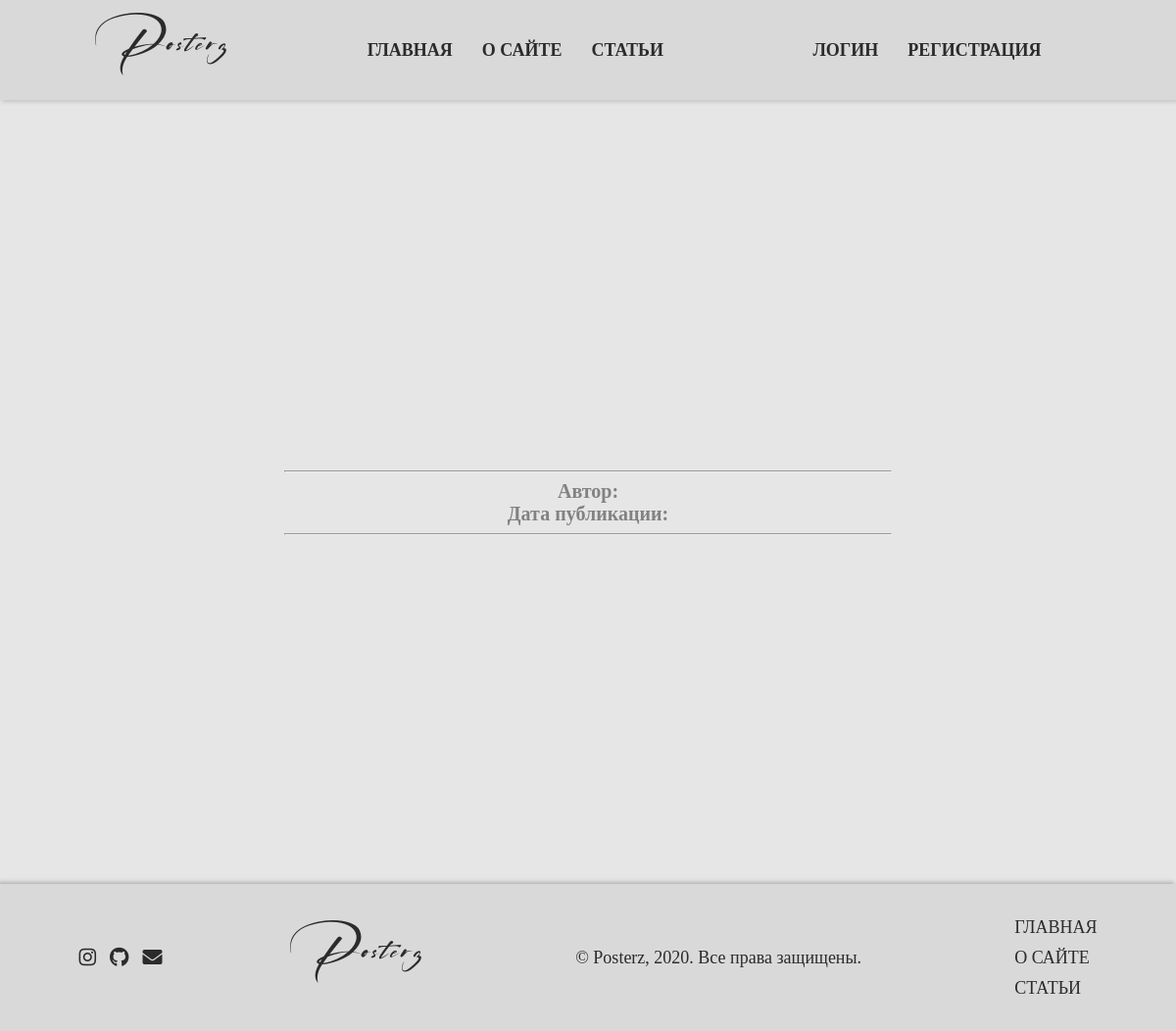
The app's page /article/10/, older data.
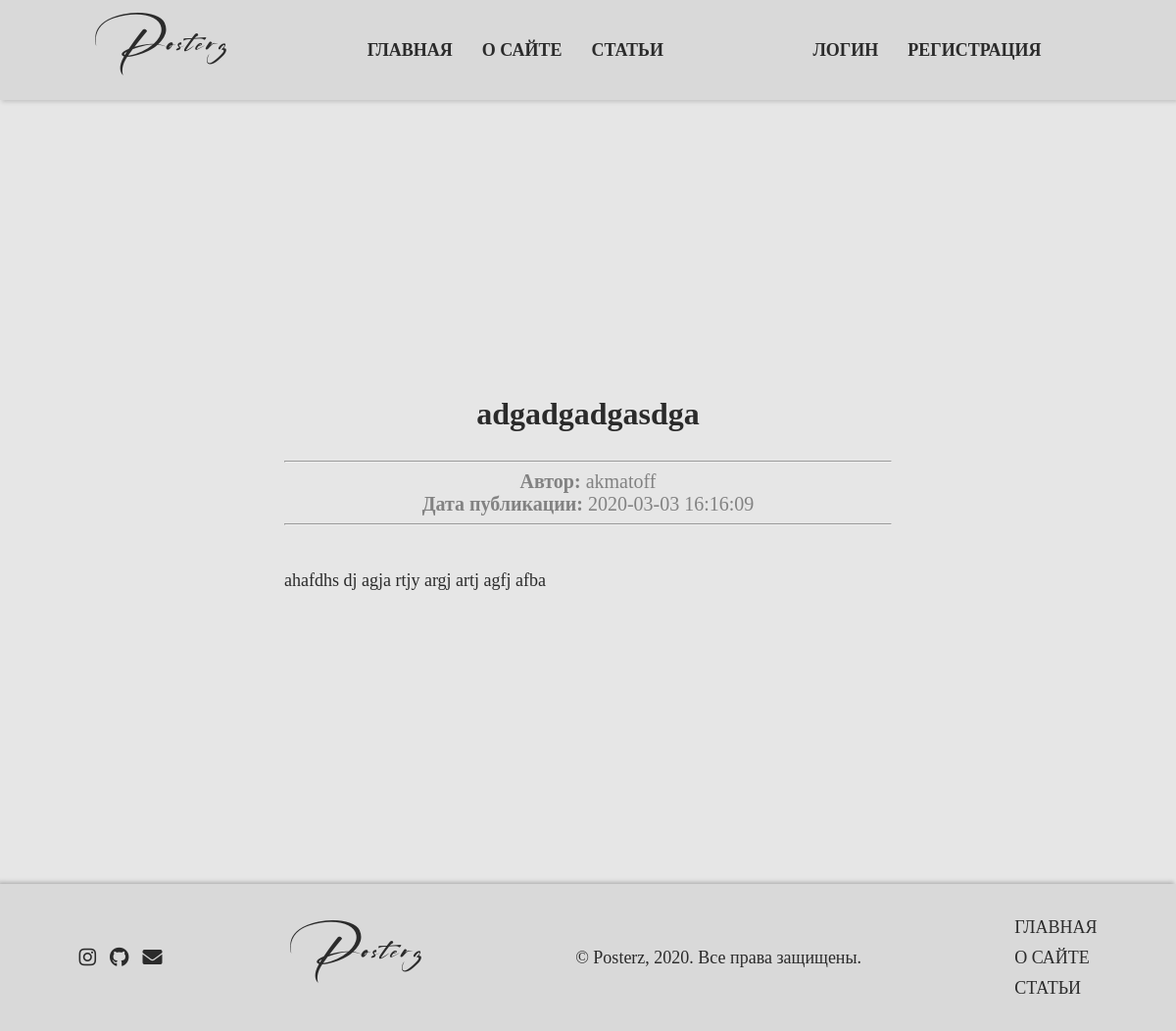
The same page, newer data.
### tables this page shows
CREATE TABLE articles(
  id INTEGER PRIMARY KEY AUTOINCREMENT,
  cover varchar(120),
  title varchar(100),
  body TEXT,
  author varchar(80),
  create_date TIMESTAMP DEFAULT CURRENT_TIMESTAMP NOT NULL
);

### app.py (the view)
@app.route('/article/<string:id>/')
def article(id):
  con = sqlite3.connect('posterz.db')
  con.row_factory = sqlite3.Row
  cur = con.cursor()
  cur.execute("SELECT * FROM articles WHERE id = ?", [id])
  article = cur.fetchone()
  return render_template('article.html', article=article)

### templates/article.html (shortened to what this page needs)
{% extends 'layout.html' %}
{% block content %}
    <div id="container">
        <div id="single-article-container">
            <h1 id="header-text">{{article.title}}</h1>
            <hr>
            <small><b>Автор:</b> {{article.author}}<br><b>Дата публикации:</b> {{article.create_date}}</small>
            <hr>
            <div id="article-body">
                {{article.body | safe}}
            </div>
        </div>
    </div>
{% endblock %}

### templates/layout.html (shortened to what this page needs)
<!DOCTYPE html>
<html lang="ru-RUS">
  <head>
    <link rel="stylesheet" href="{{url_for('static', filename="css/style.css")}}">
    <link rel="stylesheet" href="https://cdnjs.cloudflare.com/ajax/libs/font-awesome/5.12.1/css/all.min.css">
  </head>
  <body>
    {% include 'header.html' %}
    {% block content %}
    {% endblock %}
    {% include 'footer.html' %}
  </body>
</html>

### templates/header.html
<header>
  <div id="logo"><a href="/">Posterz</a></div>
  <div id="navbar">
    <a href="/">ГЛАВНАЯ</a>
    <a href="/about">О САЙТЕ</a>
    <a href="/articles">СТАТЬИ</a>
  </div>
  <div id="authorize">
    {% if session.logged_in %}
    <a href="/dashboard">МОИ СТАТЬИ</a>
    <a href="/logout">ВЫЙТИ</a>
    {% else %}
    <a href="/login">ЛОГИН</a>
    <a href="/register">РЕГИСТРАЦИЯ</a>
    {% endif %}
  </div>
</header>

### templates/footer.html
<footer>
    <div id="social-media-container">
        <a href="https://instagram.com/akmatoff.exe" class="fab fa-instagram"></a>
        <a href="https://github.com/akmatoff/posterz" class="fab fa-github"></a>
        <a href="mailto:@azim.akmatov1@gmail.com" class="fas fa-envelope"></a>
    </div>
    <div id="logo"><a href="/">Posterz</a></div>
    <div id="footer-text-container">© Posterz, 2020. Все права защищены.</div>
    <div id="footer-navbar">
            <a href="/">ГЛАВНАЯ</a>
            <a href="/about">О САЙТЕ</a>
            <a href="/articles">СТАТЬИ</a>
    </div>
</footer>

### static/css/style.css (style rules this page uses)
* { box-sizing: border-box; }
body { margin: 0; padding: 0; font-family: San Francisco; display: flex; align-items: center; justify-items: center; flex-direction: column; background-color: #e6e6e6; }
header { width: 100%; height: 15%; background-color: #d9d9d9; display: flex; justify-content: space-evenly; flex-wrap: wrap; align-items: center; box-shadow: 2px 2px 4px rgba(60, 60, 60, 0.2); position: relative; }
#logo a { font-family: Signatrue; font-size: 30px; color: #2b2b2b; letter-spacing: 3px; text-decoration: none; }
#navbar { display: flex; align-items: center; }
#navbar a, #authorize a { color: #2b2b2b; text-decoration: none; font-weight: bold; font-size: 18px; padding: 5px 15px; transition: 0.3s ease; display: block; border-radius: 15px; }
#authorize { display: flex; align-items: center; }
#container { display: flex; width: 100%; min-height: 100vh; justify-content: center; align-self: center; align-items: center; flex-direction: column; padding: 20px 0; }
#header-text { color: #2b2b2b; font-weight: bold; text-align: center; }
#article-body { width: 100%; max-width: 100%; color: #2b2b2b; text-align: justify; font-size: 18px; margin-top: 20px; }
small { color: #828282; font-size: 20px; font-weight: 100; text-align: center; }
hr { color: #828282; width: 100%; }
#single-article-container { width: 55%; padding: 20px; display: flex; flex-direction: column; }
footer { width: 100%; height: 150px; background-color: #d9d9d9; display: flex; justify-content: space-around; flex-wrap: wrap; align-items: center; position: relative; box-shadow: -2px -2px 4px rgba(60, 60, 60, 0.3); }
#social-media-container a { color: #2b2b2b; text-decoration: none; font-size: 20px; padding: 0 5px; transition: ease 0.3s; }
#footer-navbar { display: flex; flex-direction: column; }
#footer-navbar a { font-size: 18px; text-decoration: none; color: #2b2b2b; padding: 5px; transition: ease 0.3s; }
#footer-text-container { color: #2b2b2b; font-size: 18px; }

Row changes from the older to the newer data that the page shows:
added articles: title "adgadgadgasdga", author "akmatoff", create_date "2020-03-03 16:16:09", body "ahafdhs dj agja rtjy argj artj agfj afba"
